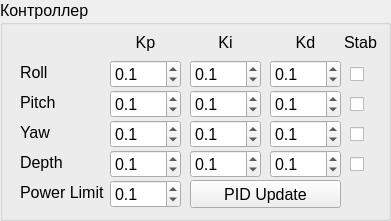
   <widget class="QGroupBox" name="gbPID">
    <property name="geometry">
     <rect>
      <x>10</x>
      <y>405</y>
      <width>391</width>
      <height>221</height>
     </rect>
    </property>
    <property name="font">
     <font>
      <pointsize>12</pointsize>
     </font>
    </property>
    <property name="title">
     <string>Контроллер</string>
    </property>
    <widget class="QLabel" name="lbPowerLimit">
     <property name="geometry">
      <rect>
       <x>20</x>
       <y>180</y>
       <width>91</width>
       <height>24</height>
      </rect>
     </property>
     <property name="font">
      <font>
       <pointsize>12</pointsize>
      </font>
     </property>
     <property name="text">
      <string>Power Limit</string>
     </property>
    </widget>
    <widget class="QLabel" name="lbRollPID">
     <property name="geometry">
      <rect>
       <x>20</x>
       <y>60</y>
       <width>71</width>
       <height>24</height>
      </rect>
     </property>
     <property name="font">
      <font>
       <pointsize>12</pointsize>
      </font>
     </property>
     <property name="text">
      <string>Roll</string>
     </property>
    </widget>
    <widget class="QLabel" name="lbPitchPID">
     <property name="geometry">
      <rect>
       <x>20</x>
       <y>90</y>
       <width>71</width>
       <height>24</height>
      </rect>
     </property>
     <property name="font">
      <font>
       <pointsize>12</pointsize>
      </font>
     </property>
     <property name="text">
      <string>Pitch</string>
     </property>
    </widget>
    <widget class="QLabel" name="lbYawPID">
     <property name="geometry">
      <rect>
       <x>20</x>
       <y>120</y>
       <width>71</width>
       <height>24</height>
      </rect>
     </property>
     <property name="font">
      <font>
       <pointsize>12</pointsize>
      </font>
     </property>
     <property name="text">
      <string>Yaw</string>
     </property>
    </widget>
    <widget class="QDoubleSpinBox" name="sbPowerLimit">
     <property name="geometry">
      <rect>
       <x>110</x>
       <y>180</y>
       <width>71</width>
       <height>28</height>
      </rect>
     </property>
     <property name="decimals">
      <number>1</number>
     </property>
     <property name="maximum">
      <double>10000.000000000000000</double>
     </property>
     <property name="singleStep">
      <double>0.100000000000000</double>
     </property>
     <property name="value">
      <double>0.100000000000000</double>
     </property>
    </widget>
    <widget class="QLabel" name="lbKp">
     <property name="geometry">
      <rect>
       <x>110</x>
       <y>30</y>
       <width>71</width>
       <height>24</height>
      </rect>
     </property>
     <property name="font">
      <font>
       <pointsize>12</pointsize>
      </font>
     </property>
     <property name="text">
      <string>Kp</string>
     </property>
     <property name="alignment">
      <set>Qt::AlignCenter</set>
     </property>
    </widget>
    <widget class="QLabel" name="lbKi">
     <property name="geometry">
      <rect>
       <x>190</x>
       <y>30</y>
       <width>71</width>
       <height>24</height>
      </rect>
     </property>
     <property name="font">
      <font>
       <pointsize>12</pointsize>
      </font>
     </property>
     <property name="text">
      <string>Ki</string>
     </property>
     <property name="alignment">
      <set>Qt::AlignCenter</set>
     </property>
    </widget>
    <widget class="QLabel" name="lbKd">
     <property name="geometry">
      <rect>
       <x>270</x>
       <y>30</y>
       <width>71</width>
       <height>24</height>
      </rect>
     </property>
     <property name="font">
      <font>
       <pointsize>12</pointsize>
      </font>
     </property>
     <property name="text">
      <string>Kd</string>
     </property>
     <property name="alignment">
      <set>Qt::AlignCenter</set>
     </property>
    </widget>
    <widget class="QDoubleSpinBox" name="sbRollKp">
     <property name="geometry">
      <rect>
       <x>110</x>
       <y>60</y>
       <width>71</width>
       <height>28</height>
      </rect>
     </property>
     <property name="decimals">
      <number>1</number>
     </property>
     <property name="maximum">
      <double>10000.000000000000000</double>
     </property>
     <property name="singleStep">
      <double>0.100000000000000</double>
     </property>
     <property name="value">
      <double>0.100000000000000</double>
     </property>
    </widget>
    <widget class="QDoubleSpinBox" name="sbPitchKp">
     <property name="geometry">
      <rect>
       <x>110</x>
       <y>90</y>
       <width>71</width>
       <height>28</height>
      </rect>
     </property>
     <property name="decimals">
      <number>1</number>
     </property>
     <property name="maximum">
      <double>10000.000000000000000</double>
     </property>
     <property name="singleStep">
      <double>0.100000000000000</double>
     </property>
     <property name="value">
      <double>0.100000000000000</double>
     </property>
    </widget>
    <widget class="QDoubleSpinBox" name="sbYawKp">
     <property name="geometry">
      <rect>
       <x>110</x>
       <y>120</y>
       <width>71</width>
       <height>28</height>
      </rect>
     </property>
     <property name="decimals">
      <number>1</number>
     </property>
     <property name="maximum">
      <double>10000.000000000000000</double>
     </property>
     <property name="singleStep">
      <double>0.100000000000000</double>
     </property>
     <property name="value">
      <double>0.100000000000000</double>
     </property>
    </widget>
    <widget class="QDoubleSpinBox" name="sbRollKi">
     <property name="geometry">
      <rect>
       <x>190</x>
       <y>60</y>
       <width>71</width>
       <height>28</height>
      </rect>
     </property>
     <property name="decimals">
      <number>1</number>
     </property>
     <property name="maximum">
      <double>10000.000000000000000</double>
     </property>
     <property name="singleStep">
      <double>0.100000000000000</double>
     </property>
     <property name="value">
      <double>0.100000000000000</double>
     </property>
    </widget>
    <widget class="QDoubleSpinBox" name="sbPitchKi">
     <property name="geometry">
      <rect>
       <x>190</x>
       <y>90</y>
       <width>71</width>
       <height>28</height>
      </rect>
     </property>
     <property name="decimals">
      <number>1</number>
     </property>
     <property name="maximum">
      <double>10000.000000000000000</double>
     </property>
     <property name="singleStep">
      <double>0.100000000000000</double>
     </property>
     <property name="value">
      <double>0.100000000000000</double>
     </property>
    </widget>
    <widget class="QDoubleSpinBox" name="sbYawKi">
     <property name="geometry">
      <rect>
       <x>190</x>
       <y>120</y>
       <width>71</width>
       <height>28</height>
      </rect>
     </property>
     <property name="decimals">
      <number>1</number>
     </property>
     <property name="maximum">
      <double>10000.000000000000000</double>
     </property>
     <property name="singleStep">
      <double>0.100000000000000</double>
     </property>
     <property name="value">
      <double>0.100000000000000</double>
     </property>
    </widget>
    <widget class="QDoubleSpinBox" name="sbRollKd">
     <property name="geometry">
      <rect>
       <x>270</x>
       <y>60</y>
       <width>71</width>
       <height>28</height>
      </rect>
     </property>
     <property name="decimals">
      <number>1</number>
     </property>
     <property name="maximum">
      <double>10000.000000000000000</double>
     </property>
     <property name="singleStep">
      <double>0.100000000000000</double>
     </property>
     <property name="value">
      <double>0.100000000000000</double>
     </property>
    </widget>
    <widget class="QDoubleSpinBox" name="sbPitchKd">
     <property name="geometry">
      <rect>
       <x>270</x>
       <y>90</y>
       <width>71</width>
       <height>28</height>
      </rect>
     </property>
     <property name="decimals">
      <number>1</number>
     </property>
     <property name="maximum">
      <double>10000.000000000000000</double>
     </property>
     <property name="singleStep">
      <double>0.100000000000000</double>
     </property>
     <property name="value">
      <double>0.100000000000000</double>
     </property>
    </widget>
    <widget class="QDoubleSpinBox" name="sbYawKd">
     <property name="geometry">
      <rect>
       <x>270</x>
       <y>120</y>
       <width>71</width>
       <height>28</height>
      </rect>
     </property>
     <property name="decimals">
      <number>1</number>
     </property>
     <property name="maximum">
      <double>10000.000000000000000</double>
     </property>
     <property name="singleStep">
      <double>0.100000000000000</double>
     </property>
     <property name="value">
      <double>0.100000000000000</double>
     </property>
    </widget>
    <widget class="QCheckBox" name="cbRollStab">
     <property name="geometry">
      <rect>
       <x>350</x>
       <y>60</y>
       <width>21</width>
       <height>28</height>
      </rect>
     </property>
     <property name="text">
      <string/>
     </property>
    </widget>
    <widget class="QDoubleSpinBox" name="sbDepthKp">
     <property name="geometry">
      <rect>
       <x>110</x>
       <y>150</y>
       <width>71</width>
       <height>28</height>
      </rect>
     </property>
     <property name="decimals">
      <number>1</number>
     </property>
     <property name="maximum">
      <double>10000.000000000000000</double>
     </property>
     <property name="singleStep">
      <double>0.100000000000000</double>
     </property>
     <property name="value">
      <double>0.100000000000000</double>
     </property>
    </widget>
    <widget class="QLabel" name="lbDepthPID">
     <property name="geometry">
      <rect>
       <x>20</x>
       <y>150</y>
       <width>71</width>
       <height>24</height>
      </rect>
     </property>
     <property name="font">
      <font>
       <pointsize>12</pointsize>
      </font>
     </property>
     <property name="text">
      <string>Depth</string>
     </property>
    </widget>
    <widget class="QDoubleSpinBox" name="sbDepthKi">
     <property name="geometry">
      <rect>
       <x>190</x>
       <y>150</y>
       <width>71</width>
       <height>28</height>
      </rect>
     </property>
     <property name="decimals">
      <number>1</number>
     </property>
     <property name="maximum">
      <double>10000.000000000000000</double>
     </property>
     <property name="singleStep">
      <double>0.100000000000000</double>
     </property>
     <property name="value">
      <double>0.100000000000000</double>
     </property>
    </widget>
    <widget class="QDoubleSpinBox" name="sbDepthKd">
     <property name="geometry">
      <rect>
       <x>270</x>
       <y>150</y>
       <width>71</width>
       <height>28</height>
      </rect>
     </property>
     <property name="decimals">
      <number>1</number>
     </property>
     <property name="maximum">
      <double>10000.000000000000000</double>
     </property>
     <property name="singleStep">
      <double>0.100000000000000</double>
     </property>
     <property name="value">
      <double>0.100000000000000</double>
     </property>
    </widget>
    <widget class="QCheckBox" name="cbPitchStab">
     <property name="geometry">
      <rect>
       <x>350</x>
       <y>90</y>
       <width>21</width>
       <height>28</height>
      </rect>
     </property>
     <property name="text">
      <string/>
     </property>
    </widget>
    <widget class="QCheckBox" name="cbYawStab">
     <property name="geometry">
      <rect>
       <x>350</x>
       <y>120</y>
       <width>21</width>
       <height>28</height>
      </rect>
     </property>
     <property name="text">
      <string/>
     </property>
    </widget>
    <widget class="QCheckBox" name="cbDepthStab">
     <property name="geometry">
      <rect>
       <x>350</x>
       <y>150</y>
       <width>21</width>
       <height>28</height>
      </rect>
     </property>
     <property name="text">
      <string/>
     </property>
    </widget>
    <widget class="QLabel" name="lbStabilization">
     <property name="geometry">
      <rect>
       <x>340</x>
       <y>30</y>
       <width>41</width>
       <height>24</height>
      </rect>
     </property>
     <property name="font">
      <font>
       <pointsize>12</pointsize>
      </font>
     </property>
     <property name="text">
      <string>Stab</string>
     </property>
     <property name="alignment">
      <set>Qt::AlignCenter</set>
     </property>
    </widget>
    <widget class="QPushButton" name="pbPIDUpdate">
     <property name="geometry">
      <rect>
       <x>190</x>
       <y>180</y>
       <width>151</width>
       <height>28</height>
      </rect>
     </property>
     <property name="text">
      <string>PID Update</string>
     </property>
    </widget>
   </widget>
